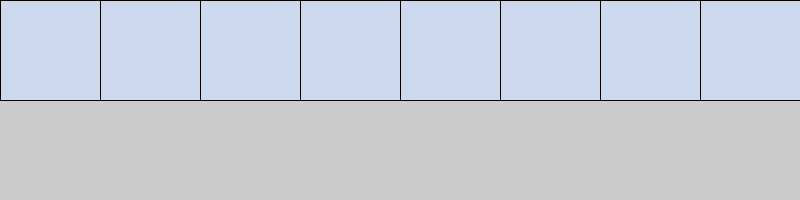
Frame 1 (no input)
Frame 60 (the mouse pressed at the canvas centre just before this capture): identical to frame 1, image omitted
Frame 120 (the mouse held since frame 60 and released just before this capture): identical to frame 1, image omitted

The Processing sketch that drew this single still picture (run headless with seeded random() and noise(); from frame 60 on, the mouse is pressed at the canvas centre):

// Processing sketch: week04_2
// ── week04_2.pde
//week04-2 好玩的程式設計 今天的主題 for(迴圈)+if(判斷)
//Ctrl-N 可開新的視窗來寫程式
void setup(){ // 設定的函式
  size(800, 200);//視窗大小800x200
}
void draw(){ //畫圖的函式
  for(int x=0; x<800; x += 100) { //for(迴圈)
    //Tool-色彩選擇器,可以選你要的顏色,再Copy複製,再C\trl-V貼
    //下面的if是判斷 mouse的X座標, 是否夾在x ... x+100 中間
    if (x < mouseX && mouseX < x+100) fill(#EAC2CC); //設定橘色
    else fill(#CBD8ED); // 否則, 設定填充 淡黃色
    rect(x, 0, 100, 100);
  }
}
